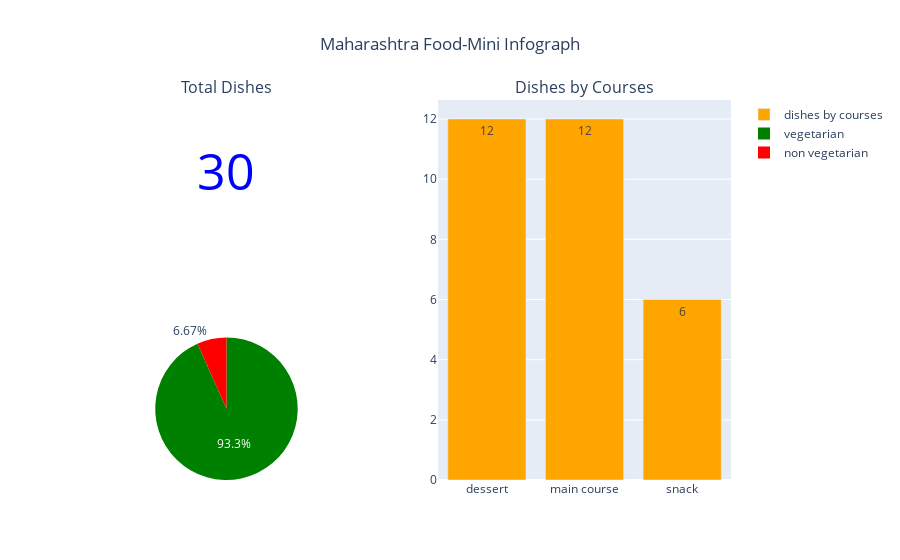

The cell this chart's notebook holds for it:
### Markdown cell above
### Maharashtra Food - Mini Infograph <a class="anchor" id="section_1_2_9"></a>

### Code cell
mah_df = df[df['state']=='Maharashtra']

total_dishes = mah_df.shape[0]

course_df = mah_df['course'].value_counts().reset_index()
course_df.columns = ['course','num']

diet_df = mah_df['diet'].value_counts().reset_index()
diet_df.columns = ['diet','num']

fig = make_subplots(
    rows=2, cols=2,subplot_titles=('Total Dishes','Dishes by Courses','', ''),
    specs=[[{'type': 'indicator'},{'type': 'bar','rowspan': 2} ],
          [ {'type': 'pie'} , {'type': 'pie'}]])

fig.add_trace(go.Indicator(
    mode = 'number',
    value = int(total_dishes),
    number={'font':{'color': 'blue','size':50}},
),row=1, col=1)


fig.add_trace(go.Bar(
    x=course_df['course'],y=course_df['num'],
    marker={'color': 'orange'},  
    text=course_df['num'],
    name='dishes by courses',
    textposition ='auto'),row=1, col=2)

fig.add_trace(go.Pie(labels=diet_df['diet'], 
                     values=diet_df['num'],textinfo='percent',
                    marker= dict(colors=['green','red'])),row=2, col=1)


fig.update_layout(
    title_text='Maharashtra Food-Mini Infograph',template='plotly',
    title_x=0.5)

fig.show()

### Figure 1 — Plotly figure (JSON) as saved in the notebook; plotly's stock layout.template omitted (floating-point values rounded to 4 significant figures)
{"data": [{"domain": {"x": [0, 0.45], "y": [0.625, 1]}, "mode": "number", "number": {"font": {"color": "blue", "size": 50}}, "type": "indicator", "value": 30}, {"marker": {"color": "orange"}, "name": "dishes by courses", "text": [12, 12, 6], "textposition": "auto", "type": "bar", "x": ["dessert", "main course", "snack"], "xaxis": "x", "y": [12, 12, 6], "yaxis": "y"}, {"domain": {"x": [0, 0.45], "y": [0, 0.375]}, "labels": ["vegetarian", "non vegetarian"], "marker": {"colors": ["green", "red"]}, "textinfo": "percent", "type": "pie", "values": [28, 2]}], "layout": {"annotations": [{"font": {"size": 16}, "showarrow": false, "text": "Total Dishes", "x": 0.225, "xanchor": "center", "xref": "paper", "y": 1, "yanchor": "bottom", "yref": "paper"}, {"font": {"size": 16}, "showarrow": false, "text": "Dishes by Courses", "x": 0.775, "xanchor": "center", "xref": "paper", "y": 1, "yanchor": "bottom", "yref": "paper"}], "title": {"text": "Maharashtra Food-Mini Infograph", "x": 0.5}, "xaxis": {"anchor": "y", "domain": [0.55, 1]}, "yaxis": {"anchor": "x", "domain": [0, 1]}}}
